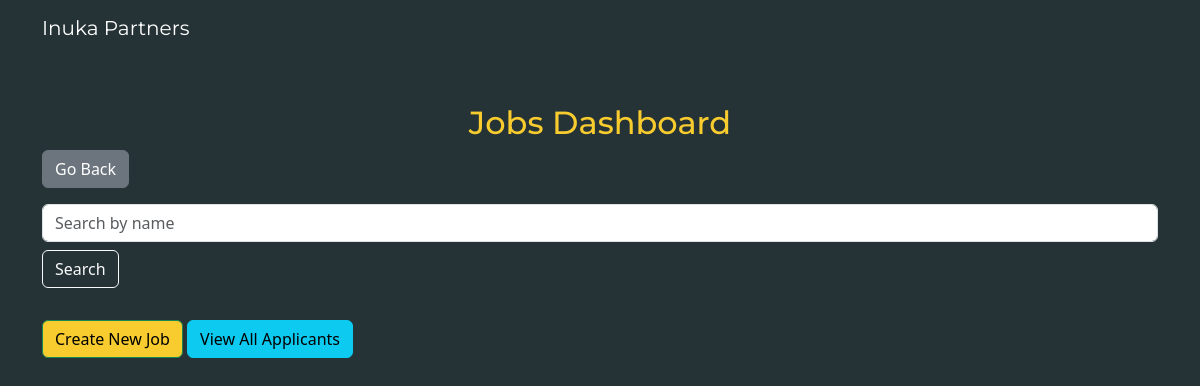
The page /dashboard/jobs on the database as committed earlier.
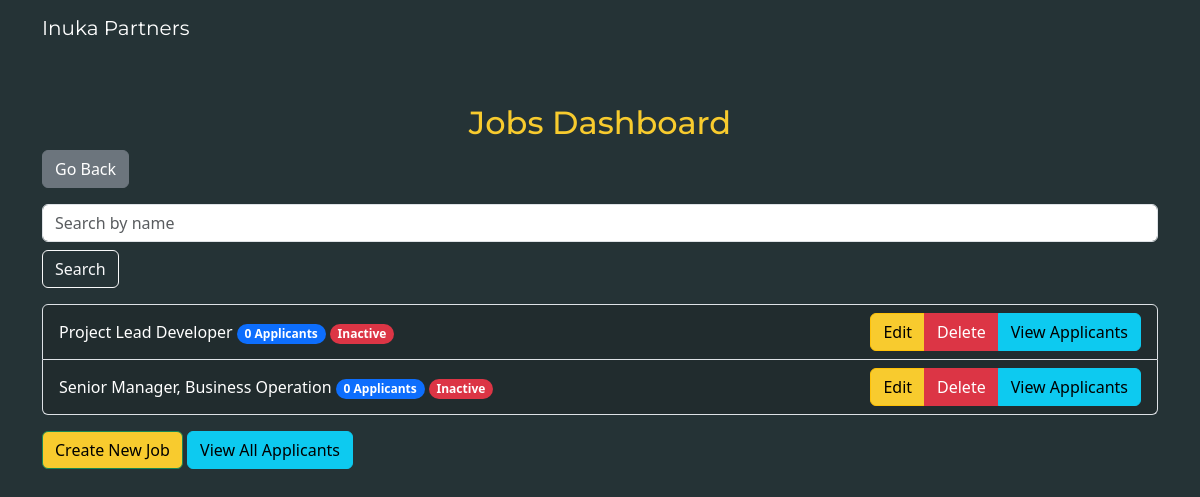
The same page on the database as committed later.
### app/models.py (models this page shows)
class Job(db.Model):
    __tablename__ = 'job'
    id = db.Column(db.String(500), primary_key=True)
    title = db.Column(db.String(100))
    title_2 = db.Column(db.String(100))
    description = db.Column(db.String(3000))
    short_description = db.Column(db.String(2500))
    skills = db.Column(db.String(1000))

### app/routes.py (the view)
@app.route('/dashboard/jobs')
@admin_required
def jobs_dashboard():
    search_query = request.args.get('search_query', '')
    if search_query:
        jobs = Job.query.filter(Job.title.ilike(f'%{search_query}%')).all()
    else:
        jobs = Job.query.all()
    job_applicants_count = (
        db.session.query(Applicant.job_id, func.count(Applicant.id))
        .group_by(Applicant.job_id)
        .all()
    )
    job_applicants_count_dict = {job_id: count for job_id, count in job_applicants_count}
    return render_template('jobs_dashboard.html', jobs=jobs, job_applicants_count=job_applicants_count_dict,user=current_user)

### app/routes.py (called while the page is built)
def admin_required(f):
    @wraps(f)
    def decorated_function(*args, **kwargs):
        user = User.query.filter_by(id=1).first()
        if not user.is_active == 1:
            return abort(401)  # Unauthorized
        return f(*args, **kwargs)
    return decorated_function

### app/templates/jobs_dashboard.html (shortened to what this page needs)
<!DOCTYPE html>
<html lang="en">
<head>
    <link href="https://cdn.jsdelivr.net/npm/bootstrap@5.3.0/dist/css/bootstrap.min.css" rel="stylesheet">
    <link href="/static/css/dashboard.css" rel="stylesheet">
</head>
<nav class="navbar navbar-expand-lg">
    <div class="container">
        <a class="navbar-brand" href="index.html">
            Inuka Partners
        </a>
    </div>
</nav>
<body>
    <div class="container mt-5">
        <h2 class="text-center">Jobs Dashboard</h2>
        <a class="btn btn-secondary mb-3 btn-block" href="{{ url_for('dashboard') }}">Go Back</a>
        <form class="form-inline mb-3" method="GET" action="{{ url_for('jobs_dashboard') }}">
            <input class="form-control mr-sm-2 mb-2" type="text" name="search_query" placeholder="Search by name">
            <button class="btn btn-outline-light my-2 my-sm-0" type="submit">Search</button>
        </form>
        <ul class="list-group">
            {% for job in jobs %}
                <li class="list-group-item d-flex justify-content-between align-items-center">
                    <div>
                        {{ job.title }}
                        <span class="badge bg-primary rounded-pill">{{ job.applicants|length }} Applicants</span>
                        {% if job.active %}
                            <span class="badge bg-success rounded-pill">Active</span>
                        {% else %}
                            <span class="badge bg-danger rounded-pill">Inactive</span>
                        {% endif %}
                    </div>
                    <div class="btn-group">
                        <a class="btn btn-warning" href="{{ url_for('edit_job', job_id=job.id) }}">Edit</a>
                        <a class="btn btn-danger" href="{{ url_for('delete_job', job_id=job.id) }}">Delete</a>
                        <a class="btn btn-info" href="{{ url_for('view_applicants', job_id=job.id) }}">View Applicants</a>
                    </div>
                </li>
            {% endfor %}
        </ul>
        <a class="btn btn-success mt-3 btn-block" href="{{ url_for('create_job') }}">Create New Job</a>
        <a class="btn btn-info mt-3 btn-block" href="{{ url_for('view_all_applicants') }}">View All Applicants</a>
    </div>
</body>
</html>

### app/static/css/dashboard.css (style rules this page uses)
:root { --white-color: #ffffff; --primary-color: #F8CB2E; --secondary-color: #000000; --section-bg-color: #f0f8ff; --custom-btn-bg-color: #EE5007; --custom-btn-bg-hover-color: #c01f27; --dark-color: #000000; --p-color: #000000; --border-color: #7fffd4; --link-hover-color: #B22727; --inuka-color: #253336; --inuka-blue: #82b4c3; --body-font-family: 'Montserrat', sans-serif; --h1-font-size: 74px; --h2-font-size: 46px; --h3-font-size: 32px; --h4-font-size: 28px; --h5-font-size: 24px; --h6-font-size: 22px; --p-font-size: 18px; --btn-font-size: 14px; --copyright-font-size: 16px; --border-radius-large: 100px; --border-radius-medium: 20px; --border-radius-small: 10px; --font-weight-light: 300; --font-weight-normal: 400; --font-weight-bold: 700; }
body { background-color: #253336; }
h2 { color: #F8CB2E; font-family: 'Montserrat', sans-serif; }
li { color: white; }
.navbar-brand { color: white; font-family: 'Montserrat', sans-serif; }
.list-group-item { background-color: rgba(24, 24, 24, 0.235); color: white; }
.btn-success { background-color: var(--primary-color); color: black; }
.btn-warning { background-color: var(--primary-color); color: black; }

Rows that differ between the two databases and show on the page:
added Job: title "Project Lead Developer", applicants|length "0"
added Job: title "Senior Manager, Business Operation", applicants|length "0"
